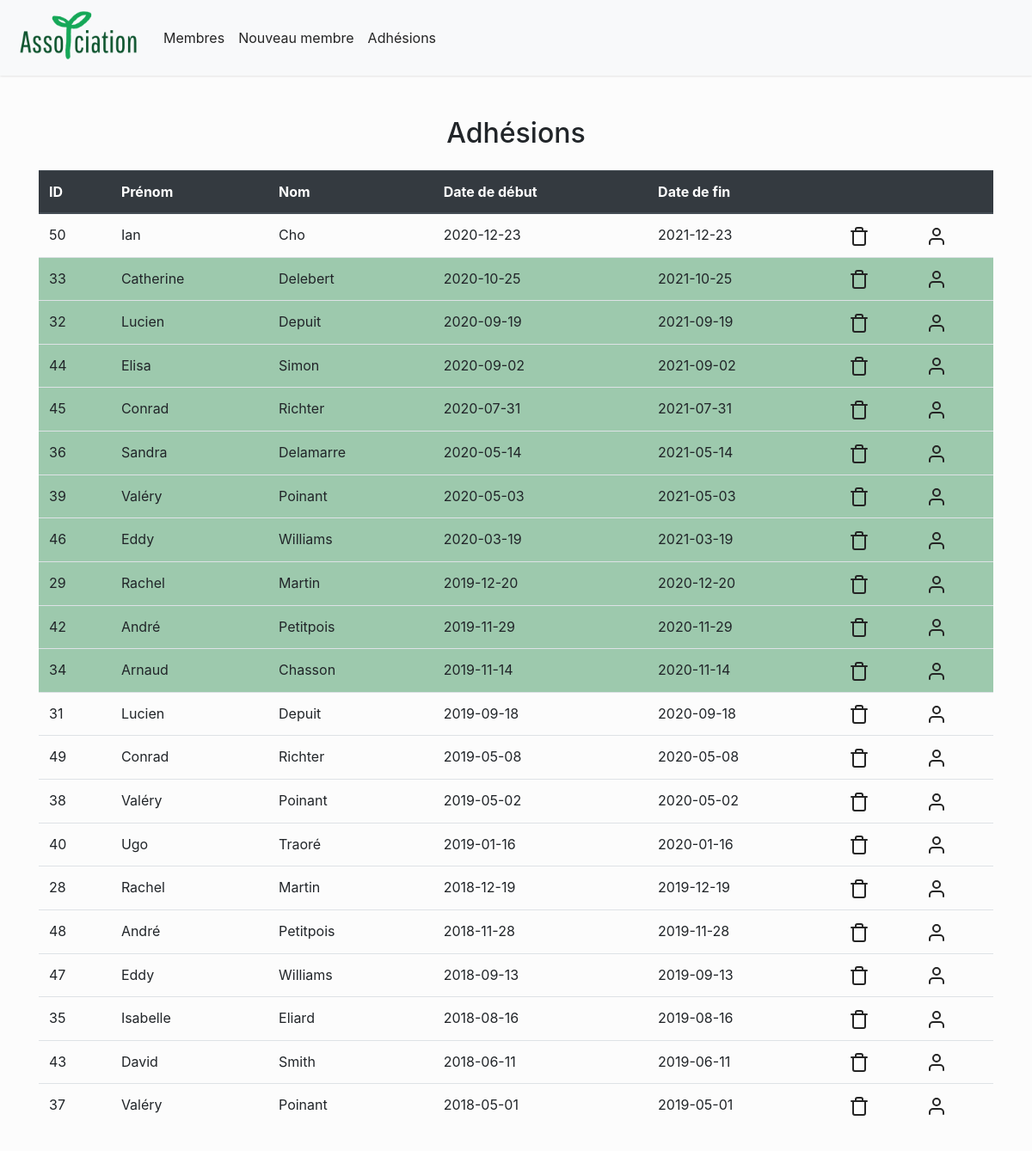
/membership.php, run on the app's committed database.
### tables this page shows
CREATE TABLE IF NOT EXISTS `membership` (
  `id` int(11) NOT NULL AUTO_INCREMENT,
  `startingDate` date NOT NULL,
  `endingDate` date NOT NULL,
  `memberId` int(11) NOT NULL,
  `active` tinyint(1) NOT NULL DEFAULT '1',
  PRIMARY KEY (`id`)
);

CREATE TABLE IF NOT EXISTS `member` (
  `id` int(11) NOT NULL AUTO_INCREMENT,
  `name` varchar(255) NOT NULL,
  `firstname` varchar(255) NOT NULL,
  `subscriptionDate` datetime NOT NULL DEFAULT CURRENT_TIMESTAMP,
  `member_type` tinyint(4) NOT NULL DEFAULT '0',
  `position` varchar(30) DEFAULT NULL,
  `active` tinyint(1) NOT NULL DEFAULT '1',
  PRIMARY KEY (`id`)
);

### membership.php (called while the page is built, shortened)
<?php
require_once ROOT_PATH . "/src/lib/connect.php";
require_once ROOT_PATH . "/src/classes/MemberManager.php";
require_once ROOT_PATH . "/src/classes/MembershipManager.php";
require_once ROOT_PATH . "/src/classes/MemberFactory.php";
$membershipManager = new MembershipManager($pdo);
$memberManager = new MemberManager($pdo);
$results = $membershipManager->getAll();
$allMembership = [];
foreach($results as $row) {
    $memberData = $memberManager->getMember($row['memberId']);
    $row['member'] = MemberFactory::create($memberData);
    $membership = new Membership();
    $membership->hydrate($row);
    array_push($allMembership, $membership);
}
include ROOT_PATH . "/src/views/membership.php";

### src/classes/Membership.php (called while the page is built, shortened)
<?php
class Membership {
    protected $id;
    protected $startingDate;
    protected $endingDate;
    protected $member;
    protected $isCurrent;
    public function setId($id) {
        $this->id = $id;
    }
    public function setStartingDate($date) {
        $this->startingDate = $date;
    }
    public function setEndingDate($date) {
        $this->endingDate = $date;
    }
    public function setMember($data) {
        $this->member = $data;
    }
    public function setIsCurrent($isCurrent) {
        $this->isCurrent = $isCurrent;
    }
    public function getId() {
        return $this->id;
    }
    public function getStartingDate() {
        return $this->startingDate;
    }
    public function getEndingDate() {
        return $this->endingDate;
    }
    public function getMember() {
        return $this->member;
    }
    public function getIsCurrent() {
        return $this->isCurrent;
    }
}

### src/classes/MembershipManager.php (called while the page is built, shortened)
<?php
require_once ROOT_PATH . "/src/classes/Membership.php";
class MembershipManager {
    private $pdo;
    public function __construct($pdo) {
        $this->pdo = $pdo;
    }
    public function getAll() {
        $sql = "SELECT membership.id, startingDate, endingDate, memberId
        FROM membership
        LEFT JOIN member ON memberId = member.id
        WHERE membership.active = 1
        AND member.active = 1
        ORDER BY startingDate DESC";
        $request = $this->pdo->prepare($sql);
        $request->execute();
        return $request->fetchAll();
    }
}

### src/classes/Member.php (called while the page is built, shortened)
<?php
class Member {
    protected $id;
    protected $name;
    protected $firstname;
    public function setId($id) {
        $this->id = $id;
    }
    public function setName($name) {
        $this->name = $name;
    }
    public function setFirstname($firstname) {
        $this->firstname = $firstname;
    }
    public function getId() {
        return $this->id;
    }
    public function getName() {
        return $this->name;
    }
    public function getFirstname() {
        return $this->firstname;
    }
}

### src/classes/MemberManager.php (called while the page is built, shortened)
<?php
require_once ROOT_PATH . "/src/classes/Member.php";
class MemberManager {
    private $pdo;
    public function __construct($pdo) {
        $this->pdo = $pdo;
    }
    public function getMember($id) {
        $sql = "SELECT *
            FROM member
            WHERE id = ?";
        $request = $this->pdo->prepare($sql);
        $request->execute([$id]);
        return $request->fetch(PDO::FETCH_ASSOC);
    }
}

### src/views/membership.php (the view, shortened to what this page needs)
<?php include ROOT_PATH . "/src/views/header.php"; ?>
<div class="container">
    <div class="row">
        <div class="col">
            <h2 class="text-center">Adhésions</h2>
            <?php if(!empty($allMembership)) : ?>
            <table class="table mt-4 table-hover">
                <thead class="thead-dark">
                    <tr>
                        <th scope="col">ID</th>
                        <th scope="col">Prénom</th>
                        <th scope="col">Nom</th>
                        <th scope="col">Date de début</th>
                        <th scope="col">Date de fin</th>
                        <th scope="col"></th>
                        <th scope="col"></th>
                    </tr>
                </thead>
                <tbody>
                <?php foreach($allMembership as $membership) : ?>
                    <tr class="<?= $membership->getIsCurrent() ? 'current' : ''; ?>">
                        <td><?= $membership->getId(); ?></td>
                        <td><?= $membership->getMember()->getFirstname(); ?></td>
                        <td><?= $membership->getMember()->getName(); ?></td>
                        <td><?= $membership->getStartingDate(); ?></td>
                        <td><?= $membership->getEndingDate(); ?></td>
                        <td><a href="src/deleteMembership.php?id=<?= $membership->getId(); ?>"><i data-feather="trash"></i></a></td>
                        <td><a href="member.php?id=<?= $membership->getMember()->getId(); ?>"><i data-feather="user"></i></a></td>
                    </tr>
                <?php endforeach;?>
                </tbody>
            </table>
            <?php else : ?>
                <h2>Rien à afficher pour le moment.</h2>
            <?php endif ?>
        </div>
    </div>
</div>
<?php include ROOT_PATH . "/src/views/footer.php"; ?>

### css/style.css (style rules this page uses)
body { background-color:#fcfcfc!important; color: #242424; }
a { color:#242424!important; }
.row { margin:3rem auto; }
tr.current { background-color:#9dc9ad; }

### data on the page
membership: id "50", memberId.firstname "Ian", memberId.name "Cho", startingDate "2020-12-23", endingDate "2021-12-23"
membership: id "33", memberId.firstname "Catherine", memberId.name "Delebert", startingDate "2020-10-25", endingDate "2021-10-25"
membership: id "32", memberId.firstname "Lucien", memberId.name "Depuit", startingDate "2020-09-19", endingDate "2021-09-19"
membership: id "44", memberId.firstname "Elisa", memberId.name "Simon", startingDate "2020-09-02", endingDate "2021-09-02"
membership: id "45", memberId.firstname "Conrad", memberId.name "Richter", startingDate "2020-07-31", endingDate "2021-07-31"
membership: id "36", memberId.firstname "Sandra", memberId.name "Delamarre", startingDate "2020-05-14", endingDate "2021-05-14"
membership: id "39", memberId.firstname "Valéry", memberId.name "Poinant", startingDate "2020-05-03", endingDate "2021-05-03"
membership: id "46", memberId.firstname "Eddy", memberId.name "Williams", startingDate "2020-03-19", endingDate "2021-03-19"
membership: id "29", memberId.firstname "Rachel", memberId.name "Martin", startingDate "2019-12-20", endingDate "2020-12-20"
membership: id "42", memberId.firstname "André", memberId.name "Petitpois", startingDate "2019-11-29", endingDate "2020-11-29"
membership: id "34", memberId.firstname "Arnaud", memberId.name "Chasson", startingDate "2019-11-14", endingDate "2020-11-14"
membership: id "31", memberId.firstname "Lucien", memberId.name "Depuit", startingDate "2019-09-18", endingDate "2020-09-18"
membership: id "49", memberId.firstname "Conrad", memberId.name "Richter", startingDate "2019-05-08", endingDate "2020-05-08"
membership: id "38", memberId.firstname "Valéry", memberId.name "Poinant", startingDate "2019-05-02", endingDate "2020-05-02"
membership: id "40", memberId.firstname "Ugo", memberId.name "Traoré", startingDate "2019-01-16", endingDate "2020-01-16"
membership: id "28", memberId.firstname "Rachel", memberId.name "Martin", startingDate "2018-12-19", endingDate "2019-12-19"
membership: id "48", memberId.firstname "André", memberId.name "Petitpois", startingDate "2018-11-28", endingDate "2019-11-28"
membership: id "47", memberId.firstname "Eddy", memberId.name "Williams", startingDate "2018-09-13", endingDate "2019-09-13"
membership: id "35", memberId.firstname "Isabelle", memberId.name "Eliard", startingDate "2018-08-16", endingDate "2019-08-16"
membership: id "43", memberId.firstname "David", memberId.name "Smith", startingDate "2018-06-11", endingDate "2019-06-11"
membership: id "37", memberId.firstname "Valéry", memberId.name "Poinant", startingDate "2018-05-01", endingDate "2019-05-01"
